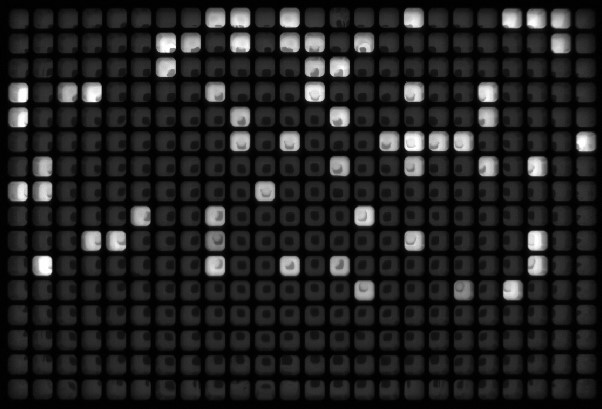
#> input picture testdata/pick/384WP039_S3.jpg, 602 x 409 px; its folder holds 2 pictures in this run
$ jupyter execute Pre-written-functions.ipynb
#> lines starting #> are read from the running program, lines starting #| are printed output that depends on the picture; after the words box and inside, x2 and y2 are one past the last pixel; in counts of white or black regions, pixels touching at a corner belong together
[cell 1]
import os
import re
import cv2
from pathlib import Path
import pandas as pd
from math import ceil

[cell 2]
def annotate_and_save_images(JpgFiles):
    """
    Annotates and saves images for the given list of JPG files. Your regrex search will need to change for your file types
    but it is functional.

    Parameters:
    - JpgFiles: list of file paths pointing to the image files.
    """
    current_dir = Path.cwd()

    for file_path in JpgFiles:
        plate = re.search(r'384WP[0-9]{0,4}', str(file_path))
        if plate:
            ID = plate.group()
            image_path = str(file_path)
            image = cv2.imread(image_path, cv2.IMREAD_GRAYSCALE)
#> image is the input picture: shape (409, 602); min 0, max 255, mean 33.5
            _, thresh = cv2.threshold(image, 100, 255, cv2.THRESH_BINARY)
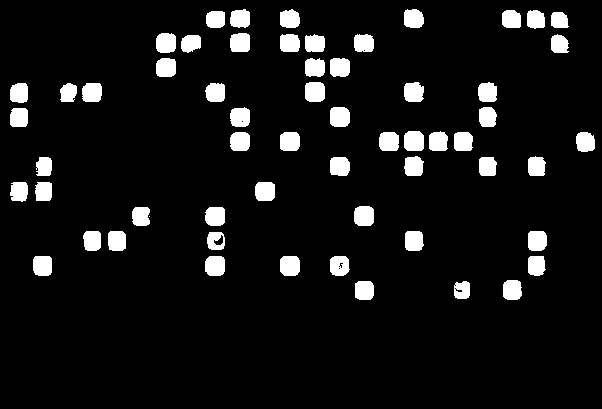
#> thresh: shape (409, 602); 7.8% white; 60 white regions (1 under 20 px)
            contours, _ = cv2.findContours(thresh, cv2.RETR_EXTERNAL, cv2.CHAIN_APPROX_SIMPLE)
#> contours = 60 contours, 1 with area under 20; largest, box (x1, y1, x2, y2) and area: (404, 131, 424, 151) 339, (305, 82, 325, 102) 338, (280, 256, 300, 276) 336, (354, 206, 374, 226) 334, (330, 107, 350, 127) 334

            bright_spots = []
            for cnt in contours:
                M = cv2.moments(cnt)
                if M["m00"] != 0:
                    cX = int(M["m10"] / M["m00"])
                    cY = int(M["m01"] / M["m00"])
                    bright_spots.append((cX, cY))
#> this loop made 60 passes
#> (cX, cY) on passes 1 to 12: (461, 289), (363, 289), (511, 289), (535, 265), (339, 265), (289, 265), (214, 265), (42, 265), (215, 240), (536, 240), (413, 240), (116, 240)
#> cnt on pass 14: [[149, 216]]
#> after the loop, bright_spots = 59 pairs, first value 18 to 584, second value 18 to 289

            rows, cols = 16, 24
            plate_width, plate_height = image.shape[1], image.shape[0]
#> plate_width = 602; plate_height = 409
            well_width, well_height = plate_width / cols, plate_height / rows
#> well_width = 25.08; well_height = 25.56
            row_labels = [chr(i) for i in range(65, 65 + rows)]

            well_positions = []
            for (cX, cY) in bright_spots:
                col = int(cX / well_width) + 1
                row = int(cY / well_height)
                well_positions.append((row_labels[row], col))
                label = f"{row_labels[row]}{col}"
                cv2.circle(image, (cX, cY), 5, (255, 255, 255), -1)
                cv2.putText(image, label, (cX - 10, cY - 10), cv2.FONT_HERSHEY_SIMPLEX, 0.3, (255, 255, 255), 1)
#> this loop made 59 passes
#> (cX, cY, col, row, label) on passes 1 to 12: (461, 289, 19, 11, 'L19'), (363, 289, 15, 11, 'L15'), (511, 289, 21, 11, 'L21'), (535, 265, 22, 10, 'K22'), (339, 265, 14, 10, 'K14'), (289, 265, 12, 10, 'K12'), (214, 265, 9, 10, 'K9'), (42, 265, 2, 10, 'K2'), (215, 240, 9, 9, 'J9'), (536, 240, 22, 9, 'J22'), (413, 240, 17, 9, 'J17'), (116, 240, 5, 9, 'J5')
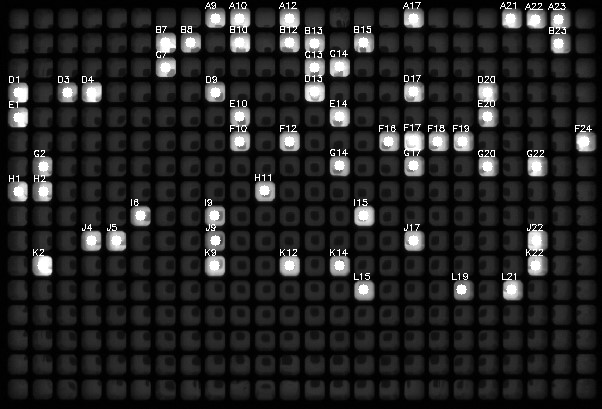
#> image: shape (409, 602); 2.83% of pixels changed, all inside (x1, y1, x2, y2) = (9, 2, 592, 295)
#> after the loop, well_positions = 59 items, first 6: ('L', 19), ('L', 15), ('L', 21), ('K', 22), ('K', 14), ('K', 12)

            annotated_image_path = current_dir / f"{ID}_grid.jpg"
            cv2.imwrite(str(annotated_image_path), image)
        else:
            print("file not found")

[cell 3]
annotate_and_save_images([r'384WP039_S3.jpg'])

[cell 4]
def image_df(jpg, contrastL, contrastR):
#> called with jpg = '384WP039_S3.jpg', contrastL = 100, contrastR = 255
    image = cv2.imread(jpg, cv2.IMREAD_GRAYSCALE)
    _, thresh = cv2.threshold(image, contrastL, contrastR, cv2.THRESH_BINARY)
    contours, _ = cv2.findContours(thresh, cv2.RETR_EXTERNAL, cv2.CHAIN_APPROX_SIMPLE)

    bright_spots = []
    for cnt in contours:
        M = cv2.moments(cnt)
        if M["m00"] != 0:
            cX = int(M["m10"] / M["m00"])
            cY = int(M["m01"] / M["m00"])
            bright_spots.append((cX, cY))

    rows, cols = 16, 24
    plate_width, plate_height = image.shape[1], image.shape[0]
#> plate_width = 602; plate_height = 409
    well_width, well_height = plate_width / cols, plate_height / rows
#> well_width = 25.08; well_height = 25.56
    row_labels = [chr(i) for i in range(65, 65 + rows)]

    well_positions = []
    for (cX, cY) in bright_spots:
        col = int(cX / well_width) + 1
        row = int(cY / well_height)
        well_positions.append((row_labels[row], col))
#> this loop made 59 passes
#> (cX, cY, col, row) on passes 1 to 12: (461, 289, 19, 11), (363, 289, 15, 11), (511, 289, 21, 11), (535, 265, 22, 10), (339, 265, 14, 10), (289, 265, 12, 10), (214, 265, 9, 10), (42, 265, 2, 10), (215, 240, 9, 9), (536, 240, 22, 9), (413, 240, 17, 9), (116, 240, 5, 9)

    df = pd.DataFrame(well_positions, columns=['Row', 'Column'])
#> df = table of 59 rows and 2 columns
    return df

def process_images(JpgFiles, temp_dir):
    data_frames = []

    for file_path in JpgFiles:
        plate = re.search(r'384WP[0-9]{0,4}', str(file_path))
        if plate:
            ID = plate.group()
            DF = image_df(file_path, 100, 255)
#> DF = table of 59 rows and 2 columns
            DF['Source_place'] = ID
            DF['Source_Well'] = DF.apply(lambda row: f"{row['Row']}{str(row['Column']).zfill(2)}", axis=1)
            data_frames.append(DF)
        else:
            print(f"Plate ID not found in file name: {file_path}")

    if data_frames:
        DATA = pd.concat(data_frames)
#> DATA = table of 59 rows and 4 columns
    else:
        print("No data frames to concatenate. Exiting.")
        return None
##--you can customize starting here if you need to fill plates a particular way and max colonies to pick
    def plates(x, y, target_max):
        quotient = ceil(x / y)
        return min(quotient, target_max)

    max_colonies_per_plate = 96
    num_colony_wells = len(DATA)
#> num_colony_wells = 59
    num_plates_needed = plates(num_colony_wells, max_colonies_per_plate, 8)
#> in plates, `quotient = ceil(x / y)`: quotient = 1
#> num_plates_needed = 1

    ROWS = list("ABCDEFGH")
    COLUMNS = [f"{i:02}" for i in range(1, 13)]
    total_wells = len(ROWS) * len(COLUMNS)
    num_repetitions = ceil(num_colony_wells / total_wells)
#> num_repetitions = 1
    WELLS = [f"{row}{col}" for row in ROWS for col in COLUMNS] * num_repetitions
#> WELLS = 96 items, first 6: 'A01', 'A02', 'A03', 'A04', 'A05', 'A06'

    CHERRY = []
    for plate_num in range(1, num_plates_needed + 1):
        start_row = (plate_num - 1) * max_colonies_per_plate
        end_row = min(num_colony_wells, start_row + max_colonies_per_plate)
        plate_data = DATA.iloc[start_row:end_row].copy()
        plate_data['Destination_Plate'] = f"DEST[{plate_num}]"
        plate_data['Destination_Well'] = WELLS[start_row:end_row]
        CHERRY.append(plate_data)
#> this loop made 1 pass
#> end_row on pass 1: 59
#> after the loop, CHERRY = 1 item

    CHERRY_df = pd.concat(CHERRY)
#> CHERRY_df = table of 59 rows and 6 columns
    output_csv_path = Path(temp_dir) / 'CherryPick.csv'
    CHERRY_df.to_csv(output_csv_path, index=False)

[cell 5]
# Example usage:
JpgFiles = ["384WP039_S3.jpg"]
temp_dir = "."
process_images(JpgFiles, temp_dir)

[cell 6]
#--script for markdown
def csv_to_markdown(csv_path):
#> called with csv_path = 'CherryPick.csv'
    df = pd.read_csv(csv_path)
#> (reads testdata/pick/CherryPick.csv from the repository)
